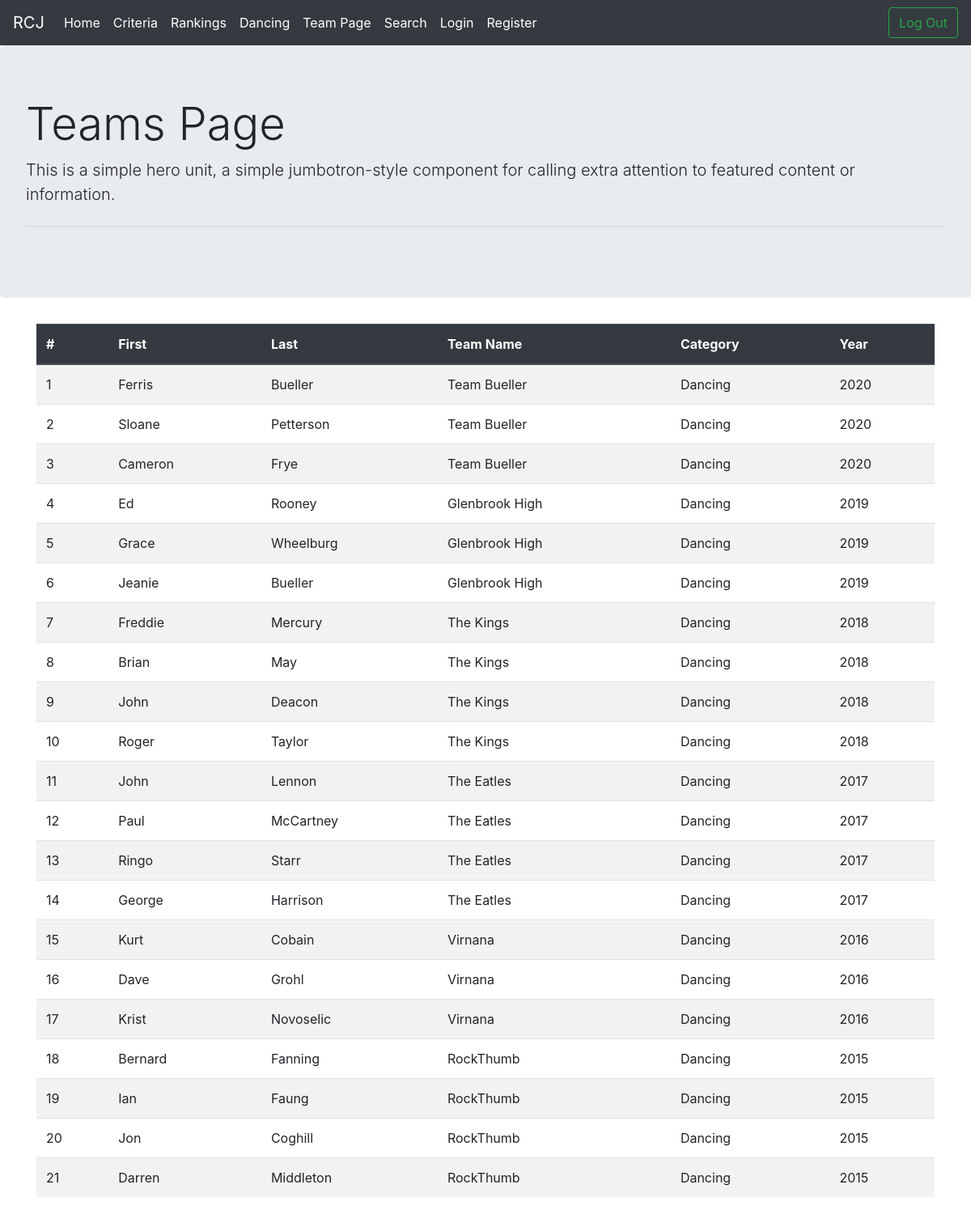
The page /teams on the database its author committed.
### tables this page shows
CREATE TABLE teams123(
ID varchar(3) PRIMARY KEY,
name_first text,
name_last text,
team text,
category text,
year integer
);

### app.py (the view)
@app.route('/teams')
def teams_page():
    teams_results = teams_page_table()
    print(teams_results)
    return render_template('teams.html', output=teams_results)

### app.py (called while the page is built)
def teams_page_table():
    connie = sqlite3.connect('robocupjr.db')
    c = connie.cursor()
    c.execute("SELECT * FROM teams123")
    return (c.fetchall())

### templates/teams.html
{% extends 'base.html' %}
{% block content %}
    <div class="jumbotron">
        <h1 class="display-4">Teams Page</h1>
        <p class="lead">This is a simple hero unit, a simple jumbotron-style component for calling extra attention to
            featured content or information.</p>
        <hr class="my-4">
    </div>
    <div class="container" style="margin-top: 10px ">
        <table class="table table-striped table-hover">
            <thead class="thead-dark">
            <tr>
                <th scope="col">#</th>
                <th scope="col">First</th>
                <th scope="col">Last</th>
                <th scope="col">Team Name</th>
                <th scope="col">Category</th>
                <th scope="col">Year</th>
            </tr>
            </thead>
            <tbody>
            {% for result in output %}
                <tr>
                    {% for item in result %}
                        <td>{{ item }}</td>
                    {% endfor %}
                </tr>
            {% endfor %}
            </tbody>
        </table>
    </div>
{% endblock content %}

### rows shown on the page
teams123: result "1", name_first "Ferris", name_last "Bueller", team "Team Bueller", category "Dancing", year "2020"
teams123: result "2", name_first "Sloane", name_last "Petterson", team "Team Bueller", category "Dancing", year "2020"
teams123: result "3", name_first "Cameron", name_last "Frye", team "Team Bueller", category "Dancing", year "2020"
teams123: result "4", name_first "Ed", name_last "Rooney", team "Glenbrook High", category "Dancing", year "2019"
teams123: result "5", name_first "Grace", name_last "Wheelburg", team "Glenbrook High", category "Dancing", year "2019"
teams123: result "6", name_first "Jeanie", name_last "Bueller", team "Glenbrook High", category "Dancing", year "2019"
teams123: result "7", name_first "Freddie", name_last "Mercury", team "The Kings", category "Dancing", year "2018"
teams123: result "8", name_first "Brian", name_last "May", team "The Kings", category "Dancing", year "2018"
teams123: result "9", name_first "John", name_last "Deacon", team "The Kings", category "Dancing", year "2018"
teams123: ID "10", name_first "Roger", name_last "Taylor", team "The Kings", category "Dancing", year "2018"
teams123: ID "11", name_first "John", name_last "Lennon", team "The Eatles", category "Dancing", year "2017"
teams123: ID "12", name_first "Paul", name_last "McCartney", team "The Eatles", category "Dancing", year "2017"
teams123: ID "13", name_first "Ringo", name_last "Starr", team "The Eatles", category "Dancing", year "2017"
teams123: ID "14", name_first "George", name_last "Harrison", team "The Eatles", category "Dancing", year "2017"
teams123: ID "15", name_first "Kurt", name_last "Cobain", team "Virnana", category "Dancing", year "2016"
teams123: ID "16", name_first "Dave", name_last "Grohl", team "Virnana", category "Dancing", year "2016"
teams123: ID "17", name_first "Krist", name_last "Novoselic", team "Virnana", category "Dancing", year "2016"
teams123: ID "18", name_first "Bernard", name_last "Fanning", team "RockThumb", category "Dancing", year "2015"
teams123: ID "19", name_first "Ian", name_last "Faung", team "RockThumb", category "Dancing", year "2015"
teams123: ID "20", name_first "Jon", name_last "Coghill", team "RockThumb", category "Dancing", year "2015"
teams123: ID "21", name_first "Darren", name_last "Middleton", team "RockThumb", category "Dancing", year "2015"
